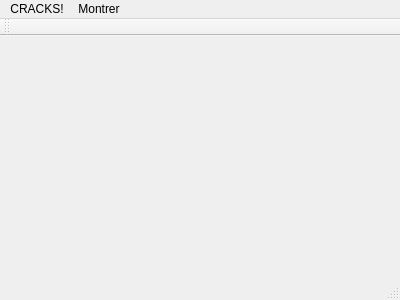
<?xml version="1.0" encoding="UTF-8"?>
<ui version="4.0">
 <class>MainWindow</class>
 <widget class="QMainWindow" name="MainWindow">
  <property name="geometry">
   <rect>
    <x>0</x>
    <y>0</y>
    <width>400</width>
    <height>300</height>
   </rect>
  </property>
  <property name="windowTitle">
   <string>MainWindow</string>
  </property>
  <widget class="QWidget" name="centralWidget"/>
  <widget class="QMenuBar" name="menuBar">
   <property name="geometry">
    <rect>
     <x>0</x>
     <y>0</y>
     <width>400</width>
     <height>22</height>
    </rect>
   </property>
   <widget class="QMenu" name="menuQSkel3">
    <property name="title">
     <string>CRACKS!</string>
    </property>
    <addaction name="actionAide"/>
    <addaction name="actionPr_f_rences"/>
    <addaction name="actionQuitter"/>
   </widget>
   <widget class="QMenu" name="menuMontrer">
    <property name="title">
     <string>Montrer</string>
    </property>
    <addaction name="actionAide_2"/>
    <addaction name="actionParam_tres"/>
   </widget>
   <addaction name="menuQSkel3"/>
   <addaction name="menuMontrer"/>
  </widget>
  <widget class="QToolBar" name="mainToolBar">
   <attribute name="toolBarArea">
    <enum>TopToolBarArea</enum>
   </attribute>
   <attribute name="toolBarBreak">
    <bool>false</bool>
   </attribute>
  </widget>
  <widget class="QStatusBar" name="statusBar"/>
  <action name="action1_Introduction">
   <property name="checkable">
    <bool>true</bool>
   </property>
   <property name="checked">
    <bool>true</bool>
   </property>
   <property name="text">
    <string>0 : Introduction</string>
   </property>
  </action>
  <action name="action2_D_tourage">
   <property name="checkable">
    <bool>true</bool>
   </property>
   <property name="text">
    <string>1 : Détourage</string>
   </property>
  </action>
  <action name="actionR_gularisation_de_l_clairage">
   <property name="checkable">
    <bool>true</bool>
   </property>
   <property name="text">
    <string>2 : Régularisation de l'éclairage</string>
   </property>
  </action>
  <action name="actionElimination_des_d_tails_non_significatifs">
   <property name="checkable">
    <bool>true</bool>
   </property>
   <property name="text">
    <string>3 : Elimination des détails non-significatifs</string>
   </property>
  </action>
  <action name="actionContour">
   <property name="checkable">
    <bool>true</bool>
   </property>
   <property name="text">
    <string>4 : Contour</string>
   </property>
  </action>
  <action name="actionVectorisation">
   <property name="checkable">
    <bool>true</bool>
   </property>
   <property name="text">
    <string>5 : Squelettisation</string>
   </property>
  </action>
  <action name="actionVoies">
   <property name="checkable">
    <bool>true</bool>
   </property>
   <property name="text">
    <string>6 : Voies et places</string>
   </property>
  </action>
  <action name="actionAccessibilit">
   <property name="text">
    <string>Accessibilité</string>
   </property>
  </action>
  <action name="actionDegr">
   <property name="text">
    <string>Degré</string>
   </property>
  </action>
  <action name="actionOrtogonalit">
   <property name="text">
    <string>Ortogonalité</string>
   </property>
  </action>
  <action name="actionEspacement">
   <property name="text">
    <string>Espacement</string>
   </property>
  </action>
  <action name="actionIt_ration_1">
   <property name="text">
    <string>Itération 1</string>
   </property>
  </action>
  <action name="actionIt_ration_2">
   <property name="text">
    <string>Itération 2</string>
   </property>
  </action>
  <action name="actionIt_ration_3">
   <property name="text">
    <string>Itération 3</string>
   </property>
  </action>
  <action name="actionIt_ration_4">
   <property name="text">
    <string>Itération 4</string>
   </property>
  </action>
  <action name="actionIt_ration_N">
   <property name="text">
    <string>Itération N...</string>
   </property>
  </action>
  <action name="actionIndicateurs_temporels">
   <property name="text">
    <string>Indicateurs temporels</string>
   </property>
  </action>
  <action name="actionAccessibilit_2">
   <property name="text">
    <string>Accessibilité</string>
   </property>
  </action>
  <action name="actionDegr_2">
   <property name="text">
    <string>Degré</string>
   </property>
  </action>
  <action name="actionOrthogonalit">
   <property name="text">
    <string>Orthogonalité</string>
   </property>
  </action>
  <action name="actionEspacement_2">
   <property name="text">
    <string>Espacement</string>
   </property>
  </action>
  <action name="actionIntervalle_d_activit">
   <property name="text">
    <string>Intervalle d'activité</string>
   </property>
  </action>
  <action name="actionHistogrammes">
   <property name="text">
    <string>Histogrammes</string>
   </property>
  </action>
  <action name="actionAide">
   <property name="text">
    <string>Aide</string>
   </property>
  </action>
  <action name="actionPr_f_rences">
   <property name="text">
    <string>Préférences</string>
   </property>
  </action>
  <action name="actionQuitter">
   <property name="text">
    <string>Quitter</string>
   </property>
   <property name="shortcut">
    <string>Ctrl+Q</string>
   </property>
  </action>
  <action name="actionDate_de_naissance_des_voies">
   <property name="text">
    <string>Date de naissance des segments</string>
   </property>
  </action>
  <action name="actionDate_de_naissance_des_voies_2">
   <property name="text">
    <string>Date de naissance des voies</string>
   </property>
  </action>
  <action name="actionDate_de_mort_des_segments">
   <property name="text">
    <string>Date de mort des segments</string>
   </property>
  </action>
  <action name="actionDate_de_mort_des_voies">
   <property name="text">
    <string>Date de mort des voies</string>
   </property>
  </action>
  <action name="actionNb_de_segments_par_date_de_naissance">
   <property name="text">
    <string>Nb de segments par date de naissance</string>
   </property>
  </action>
  <action name="actionNb_de_voies_par_date_de_naissance">
   <property name="text">
    <string>Nb de voies par date de naissance</string>
   </property>
  </action>
  <action name="actionNb_de_voies_par_date_de_mort">
   <property name="text">
    <string>Nb de voies par date de mort</string>
   </property>
  </action>
  <action name="actionAccessibilit_3">
   <property name="text">
    <string>Accessibilité des voies</string>
   </property>
  </action>
  <action name="actionDegr_3">
   <property name="text">
    <string>Degré des voies</string>
   </property>
  </action>
  <action name="actionOrthogonalit_2">
   <property name="text">
    <string>Orthogonalité des voies</string>
   </property>
  </action>
  <action name="actionEspacement_3">
   <property name="text">
    <string>Espacement des voies</string>
   </property>
  </action>
  <action name="actionLongueur_des_voies">
   <property name="text">
    <string>Longueur des voies</string>
   </property>
  </action>
  <action name="actionIt_ration_5">
   <property name="text">
    <string>Itération 1</string>
   </property>
  </action>
  <action name="actionIt_ration_6">
   <property name="text">
    <string>Itération 2</string>
   </property>
  </action>
  <action name="actionIt_ration_7">
   <property name="text">
    <string>Itération 3</string>
   </property>
  </action>
  <action name="actionIt_ration_N_2">
   <property name="text">
    <string>Itération N...</string>
   </property>
  </action>
  <action name="actionNb_de_segments_par_voie">
   <property name="text">
    <string>Nb de segments par voie</string>
   </property>
  </action>
  <action name="actionAccessibilit_4">
   <property name="text">
    <string>Accessibilité des voies</string>
   </property>
  </action>
  <action name="actionDegr_4">
   <property name="text">
    <string>Degré des voies</string>
   </property>
  </action>
  <action name="actionOrthogonalit_3">
   <property name="text">
    <string>Orthogonalité des voies</string>
   </property>
  </action>
  <action name="actionEspacement_4">
   <property name="text">
    <string> Espacement des voies</string>
   </property>
  </action>
  <action name="actionAngles_aux_carrefours">
   <property name="text">
    <string>Angles aux carrefours</string>
   </property>
  </action>
  <action name="actionStatistiques">
   <property name="text">
    <string>Statistiques</string>
   </property>
  </action>
  <action name="actionDegr_des_places">
   <property name="text">
    <string>Degré des places</string>
   </property>
  </action>
  <action name="actionDegr_des_places_2">
   <property name="text">
    <string>Degré des places</string>
   </property>
  </action>
  <action name="actionNb_de_ct_s_des_lots">
   <property name="text">
    <string>Nb de cotés des ilots</string>
   </property>
  </action>
  <action name="actionAide_2">
   <property name="text">
    <string>Aide</string>
   </property>
  </action>
  <action name="actionParam_tres">
   <property name="text">
    <string>Paramètres</string>
   </property>
  </action>
 </widget>
 <layoutdefault spacing="6" margin="11"/>
 <resources/>
 <connections/>
</ui>
